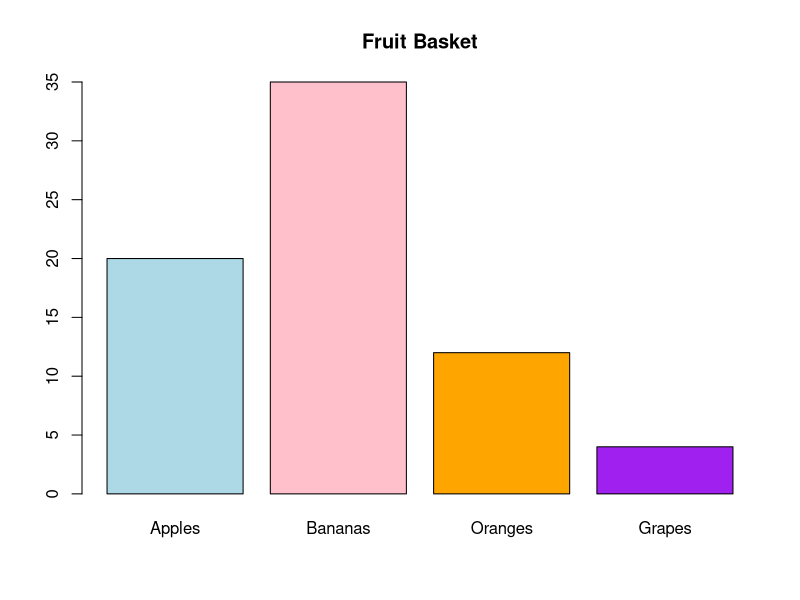

Here is the R script that generated this plot:
# Data (number of fruits)
fruits <- c(20, 35, 12, 4)
fruit_names <- c("Apples", "Bananas", "Oranges", "Grapes")

# Create the bar chart with a custom color palette
barplot(fruits, names.arg = fruit_names, main = "Fruit Basket",
        col = c("lightblue", "pink", "orange", "purple"))
